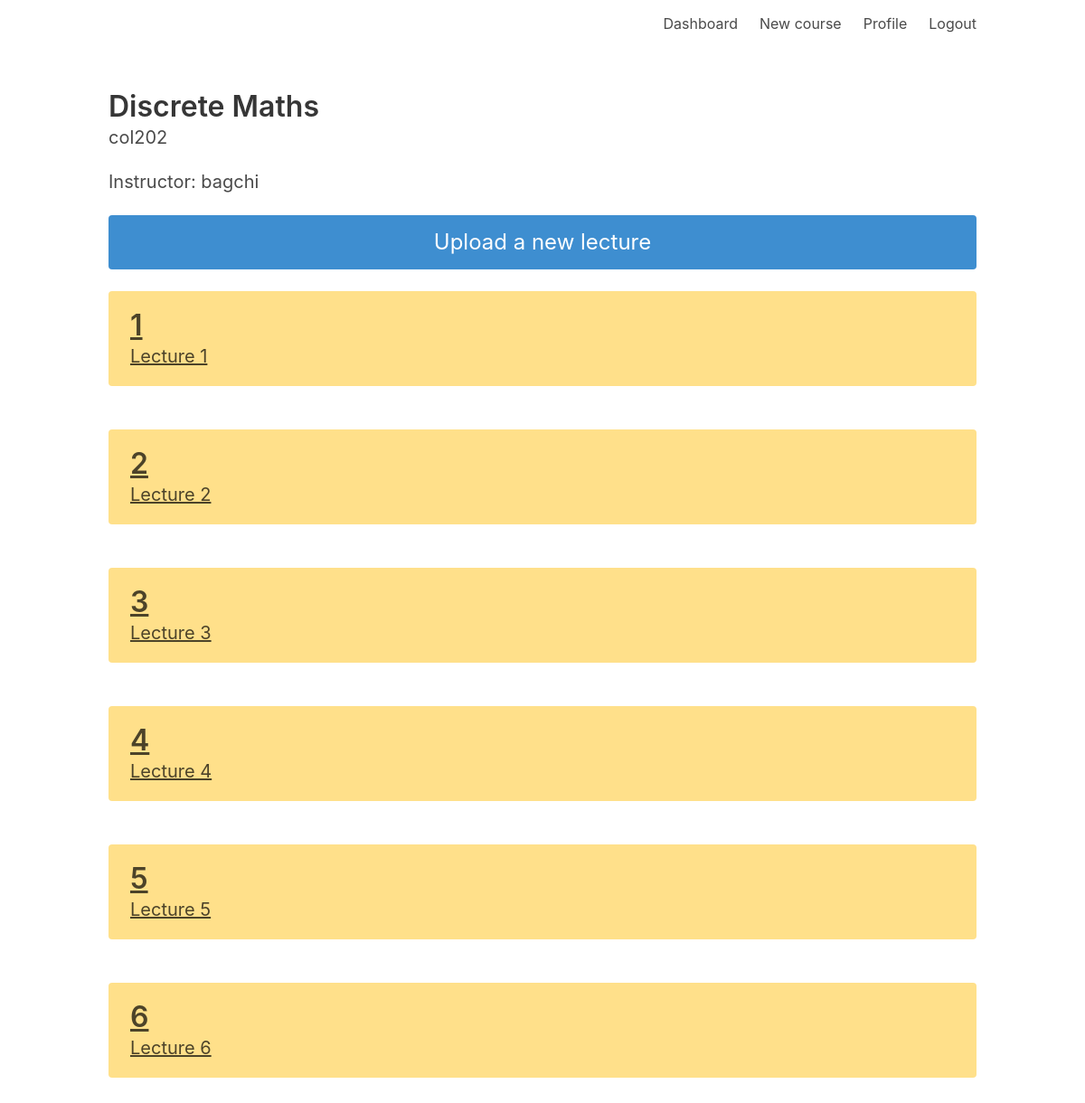
The app's page /course/col202 (signed in) with its own data.
### models.py (models this page shows)
class Course(db.Model):
    id = db.Column(db.Integer, primary_key=True)
    code = db.Column(db.String(10), unique=True)
    name = db.Column(db.String(1000))
    instructor_id = db.Column(db.Integer)
    reg_code = db.Column(db.String(1000))
    is_active = db.Column(db.Boolean)

class User(UserMixin, db.Model):
    id = db.Column(db.Integer, primary_key=True) # primary keys are required by SQLAlchemy
    email = db.Column(db.String(100), unique=True)
    password = db.Column(db.String(100))
    name = db.Column(db.String(1000))
    is_instructor = db.Column(db.Boolean)

class Lecture(db.Model):
    id = db.Column(db.Integer, primary_key=True)
    course_id = db.Column(db.Integer)
    lecture_no = db.Column(db.Integer)
    name = db.Column(db.String(1000))

### main.py (the view)
@main.route('/course/<code>')
@login_required
def course(code):
    course = Course.query.filter_by(code=code).first()
    if not course:
        return render_template('404.html')
    if current_user.is_instructor:
        if course.instructor_id != current_user.id:
            return 'Invalid access'
    else:
        user_course = User_Course.query.filter_by(course_id=course.id,user_id=current_user.id).first()
        if not user_course:
            return 'Invalid access'
    instructor = User.query.filter_by(id=course.instructor_id).first().name
    lectures=Lecture.query.filter_by(course_id=course.id)
    return render_template('course_page.html', course=course, instructor=instructor, admin_access=current_user.is_instructor, lectures=lectures)

### __init__.py (called while the page is built)
def create_app():
    app = Flask(__name__)
    app.register_error_handler(404, page_not_found)
    app.config['SECRET_KEY'] = 'secret-key-goes-here'
    app.config['SQLALCHEMY_DATABASE_URI'] = 'sqlite:///db.sqlite'
    app.config['SQLALCHEMY_TRACK_MODIFICATIONS'] = False
    app.config['MAX_CONTENT_PATH'] = 1000000
    db.init_app(app)
    login_manager = LoginManager()
    login_manager.login_view = 'auth.login'
    login_manager.init_app(app)
    from .models import User
    @login_manager.user_loader
    def load_user(user_id):
        return User.query.get(int(user_id))
    from .auth import auth as auth_blueprint
    app.register_blueprint(auth_blueprint)
    from .main import main as main_blueprint
    app.register_blueprint(main_blueprint)
    return app

### templates/course_page.html (shortened to what this page needs)
{% extends "base.html" %}
{% block content %}
<h1 class="title">
    {{course.name}}
</h1>
<h1 class='subtitle'>
    {{course.code}}
</h1>
<h1 class='subtitle'>
    Instructor: {{instructor}}
</h1>
{% if admin_access %}
<a href="/course/{{course.code}}/newlecture" class="button is-block is-info is-large">Upload a new lecture</a>
{% endif %}
{% for lecture in lectures %}
<br>
<article class="tile is-vertical notification is-warning">
    <a href='/lecture/{{lecture.id}}'>
      <p class="title">{{lecture.lecture_no}}</p>
      <p class="subtitle">{{lecture.name}}</p>
</a>
</article>
{% endfor %}
{% endblock %}

### records on screen
Course: name "Discrete Maths", code "col202"
User: name "bagchi"
Lecture: lecture_no "1", name "Lecture 1"
Lecture: lecture_no "2", name "Lecture 2"
Lecture: lecture_no "3", name "Lecture 3"
Lecture: lecture_no "4", name "Lecture 4"
Lecture: lecture_no "5", name "Lecture 5"
Lecture: lecture_no "6", name "Lecture 6"
